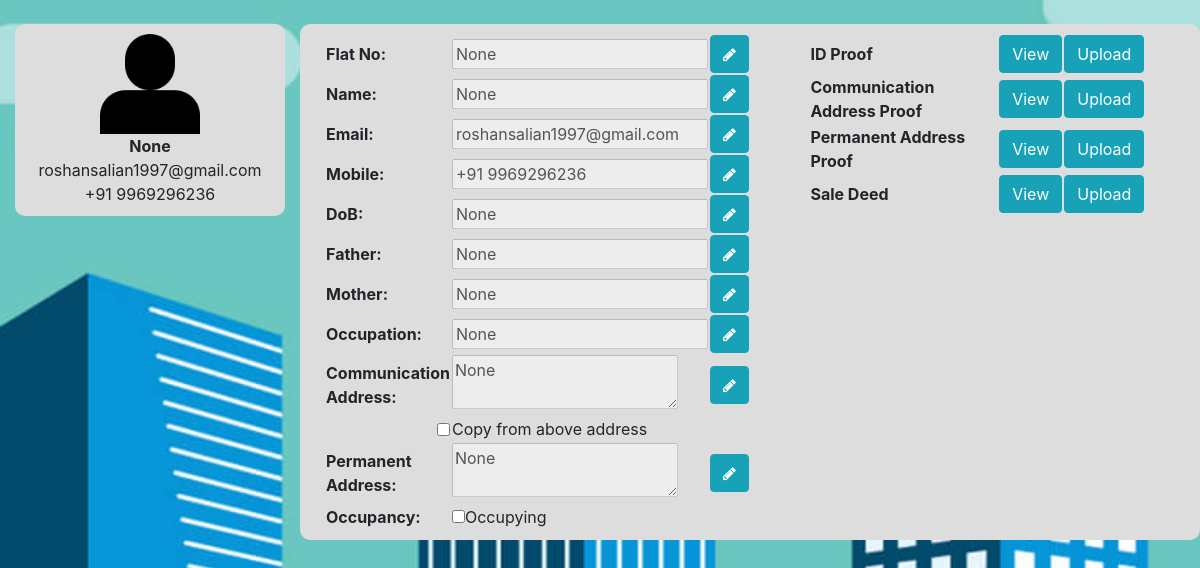
The app's page /homeOwner (signed in), older data.
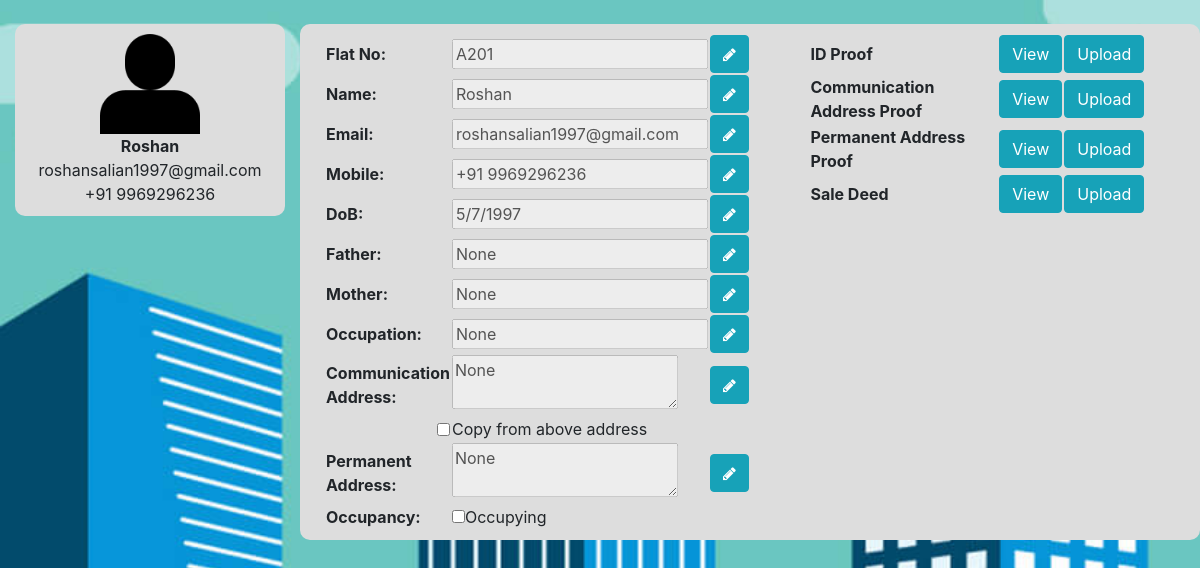
The same page, newer data.
### tables this page shows
CREATE TABLE "homeOwns" (
	"aptNo"	TEXT,
	"email"	TEXT,
	"phone"	TEXT,
	"usrName"	TEXT,
	"dob"	TEXT,
	"photo"	TEXT,
	"id_photo"	TEXT,
	"father"	TEXT,
	"mother"	TEXT,
	"comm_address"	TEXT,
	"perm_address"	TEXT,
	"occupation"	TEXT,
	"occupancy"	INTEGER,
	"comm_add_proof"	TEXT,
	"perm_add_proof"	TEXT,
	"sale_deed"	TEXT,
	"flat_no"	TEXT,
	PRIMARY KEY("aptNo")
);

### script.py (the view)
@app.route('/homeOwner')
def homeOwner():
	if 'user' in session:
		uid = session['user']
	else:
		return redirect(url_for('login'))
	conn = sqlite3.connect('data/data.db')
	cursor = conn.execute("SELECT * FROM homeOwns WHERE aptNo='"+uid+"'")
	cursor = cursor.fetchall()
	flatNo = cursor[0][16]
	name = cursor[0][3]
	email = cursor[0][1]
	mobile = cursor[0][2]
	dob = cursor[0][4]
	father = cursor[0][7]
	mother = cursor[0][8]
	occupation = cursor[0][11]
	comm_address = cursor[0][9]
	perm_address = cursor[0][10]
	if cursor[0][12] == 1:
		occupancy = "checked"
	else:
		occupancy = ""
	photo = cursor[0][5]
	if photo == None:
		photo = "/static/images/user_def.png"
	idProof = cursor[0][6]
	if idProof == None:
		idProof = "No file uploaded yet!"
	else:
		idProof = '<img src="'+idProof+'" width = 400px>'
	commAddProof = cursor[0][13]
	if commAddProof == None:
		commAddProof = "No file uploaded yet!"
	else:
		commAddProof = '<img src="'+commAddProof+'" width = 400px>'
	permAddProof = cursor[0][14]
	if permAddProof == None:
		permAddProof = "No file uploaded yet!"
	else:
		permAddProof = '<img src="'+permAddProof+'" width = 400px>'
	saleDeed = cursor[0][15]
	if saleDeed == None:
		saleDeed = "No file uploaded yet!"
	else:
		saleDeed = '<img src="'+saleDeed+'" width = 400px>'
	return render_template('homeOwnerDet.html', uid = uid, name = name, email = email, mobile = mobile, dob = dob, father = father,
		mother = mother, occupation = occupation, comm_address = comm_address, perm_address = perm_address, photo = photo,
		occupancy = occupancy, idProof = idProof, commAddProof = commAddProof, permAddProof = permAddProof,
		saleDeed = saleDeed, flatNo = flatNo)

### script.py (called while the page is built)
@app.before_request
def before_request():
	g.user = None
	if 'user' in session:
		g.user = session['user']

### templates/homeOwnerDet.html (shortened to what this page needs)
<!DOCTYPE html>
<html>
<head>
	<link rel="stylesheet" type="text/css" href="{{ url_for('static', filename='bootstrap.css') }}">
	<link rel="stylesheet" type="text/css" href="{{ url_for('static', filename='myStyles.css') }}">
	<link rel="stylesheet" href="https://cdnjs.cloudflare.com/ajax/libs/font-awesome/4.7.0/css/font-awesome.min.css">
</head>
<body class="bgSet">
	<br>
	<div class="container-fluid">
		<div class="row">
			<div class="col-md-3">
				<div class="roundCorner" style="background-color: var(--lightGrey); padding: 10px">
					<center>
						<img src="{{ photo }}" style="width: 100px;" id="usrImg" data-toggle="modal" data-target="#editPhotoModal">
						<br>
						<strong id="usrName">{{ name }}</strong>
						<br>
						<font id="usrEmail">{{ email }}</font>
						<br>
						<font id="usrMobile">{{ mobile }}</font>
					</center>
				</div>
			</div>
			<div class="col-md-9">
				<div class="row roundCorner" style="background-color: var(--lightGrey); padding: 10px">
					<div class="col">
						<center>
							<table width="85%">
								<tr>
									<td><strong>Flat No:</strong></td>
									<td><input type="text" id="userFlatInp" value="{{ flatNo }}" disabled="true"></td>
									<td><button class="btn btn-info" id="userFlatEdit" onclick="editFlat()"><i class="fa fa-pencil" style="font-size: 15px"></i></button></td>
								</tr>
								<tr>
									<td><strong>Name:</strong></td>
									<td><input type="text" id="userNameInp" value="{{ name }}" disabled="true"></td>
									<td><button class="btn btn-info" id="userNameEdit" onclick="editName()"><i class="fa fa-pencil" style="font-size: 15px"></i></button></td>
								</tr>
								<tr>
									<td><strong>Email:</strong></td>
									<td><input type="text" id="userEmailInp" value="{{ email }}" disabled="true"></td>
									<td><button class="btn btn-info" id="userEmailEdit" onclick="editEmail()"><i class="fa fa-pencil" style="font-size: 15px"></i></button></td>
								</tr>
								<tr>
									<td><strong>Mobile:</strong></td>
									<td><input type="text" id="userMobInp" value="{{ mobile }}" disabled="true"></td>
									<td><button class="btn btn-info" id="userMobEdit" onclick="editMobile()"><i class="fa fa-pencil" style="font-size: 15px"></i></button></td>
								</tr>
								<tr>
									<td><strong>DoB:</strong></td>
									<td><input type="text" id="userDobInp" value="{{ dob }}" disabled="true"></td>
									<td><button class="btn btn-info" id="userDobEdit" onclick="editDob()"><i class="fa fa-pencil" style="font-size: 15px"></i></button></td>
								</tr>
								<tr>
									<td><strong>Father:</strong></td>
									<td><input type="text" id="userFatherInp" value="{{ father }}" disabled="true"></td>
									<td><button class="btn btn-info" id="userFatherEdit" onclick="editFather()"><i class="fa fa-pencil" style="font-size: 15px"></i></button></td>
								</tr>
								<tr>
									<td><strong>Mother:</strong></td>
									<td><input type="text" id="userMotherInp" value="{{ mother }}" disabled="true"></td>
									<td><button class="btn btn-info" id="userMotherEdit" onclick="editMother()"><i class="fa fa-pencil" style="font-size: 15px"></i></button></td>
								</tr>
								<tr>
									<td><strong>Occupation:</strong></td>
									<td><input type="text" id="userOccuInp" value="{{ occupation }}" disabled="true"></td>
									<td><button class="btn btn-info" id="userOccuEdit" onclick="editOccup()"><i class="fa fa-pencil" style="font-size: 15px"></i></button></td>
								</tr>
								<tr>
									<td><strong>Communication Address:</strong></td>
									<td><textarea id="userCommAddrInp" disabled="true">{{ comm_address }}</textarea></td>
									<td><button class="btn btn-info" id="userCommAddrEdit" onclick="editCommAddress()"><i class="fa fa-pencil" style="font-size: 15px"></i></button></td>
								</tr>
								<tr>
									<td><input type="checkbox" id="sameAddrCheck" style="float: right" onclick="copyAddress()"></td>
									<td>Copy from above address</td>
								</tr>
								<tr>
									<td><strong>Permanent Address:</strong></td>
									<td><textarea id="userPermAddrInp" disabled="true">{{ perm_address }}</textarea></td>
									<td><button class="btn btn-info" id="userPermAddrEdit" onclick="editPermAddress()"><i class="fa fa-pencil" style="font-size: 15px"></i></button></td>
								</tr>
								<tr>
									<td><strong>Occupancy:</strong></td>
									<td><input type="checkbox" id="occupancyCheck" {{ occupancy }} onclick="editOccupancy()">Occupying</td>
								</tr>
							</table>
						</center>
					</div>
					<div class="col">
						<center>
							<table width="85%">
								<tr>
									<td><strong>ID Proof</strong></td>
									<td><button class="btn btn-info" data-toggle="modal" data-target="#viewIdProofModal">View</button></td>
									<td><button class="btn btn-info" data-toggle="modal" data-target="#uploadIdProofModal">Upload</button></td>
								</tr>
								<tr>
									<td><strong>Communication Address Proof</strong></td>
									<td><button class="btn btn-info" data-toggle="modal" data-target="#viewCommAddProofModal">View</button></td>
									<td><button class="btn btn-info" data-toggle="modal" data-target="#uploadCommAddProofModal">Upload</button></td>
								</tr>
								<tr>
									<td><strong>Permanent Address Proof</strong></td>
									<td><button class="btn btn-info" data-toggle="modal" data-target="#viewPermAddProofModal">View</button></td>
									<td><button class="btn btn-info" data-toggle="modal" data-target="#uploadPermAddProofModal">Upload</button></td>
								</tr>
								<tr>
									<td><strong>Sale Deed</strong></td>
									<td><button class="btn btn-info" data-toggle="modal" data-target="#viewSaleDeedModal">View</button></td>
									<td><button class="btn btn-info" data-toggle="modal" data-target="#uploadSaleDeedModal">Upload</button></td>
								</tr>
							</table>
						</center>
					</div>
				</div>
			</div>
		</div>
	</div>
</body>
</html>

### static/myStyles.css (style rules this page uses)
:root { --lightGrey: #DDDDDD; --maroon: #800000; --deepGreenLight: #00902080; --deepBlueLight: #00008080; --orangeLight: #FFA000A0; --pinkLight: #F4BFBEC0; --redLight: #FF000090; --lightRed: #FF3333; --lightBlue: #ADD8E6F0; --lightGreen: #90EE90F0; }
.bgSet { background-image: url('/static/images/buildings.jpg'); background-repeat: no-repeat; background-size: cover; background-attachment: fixed; }
.roundCorner { border-radius: 10px; }

Row changes from the older to the newer data that the page shows:
changed homeOwns "roshansalian1997@gmail.com": usrName (not shown) → "Roshan"; flat_no (not shown) → "A201"; dob (not shown) → "5/7/1997"
Text that changed along with them:
{{ name }}: "None" → (not shown)
form field flatNo: "None" → (not shown)
form field name: "None" → (not shown)
form field dob: "None" → (not shown)
